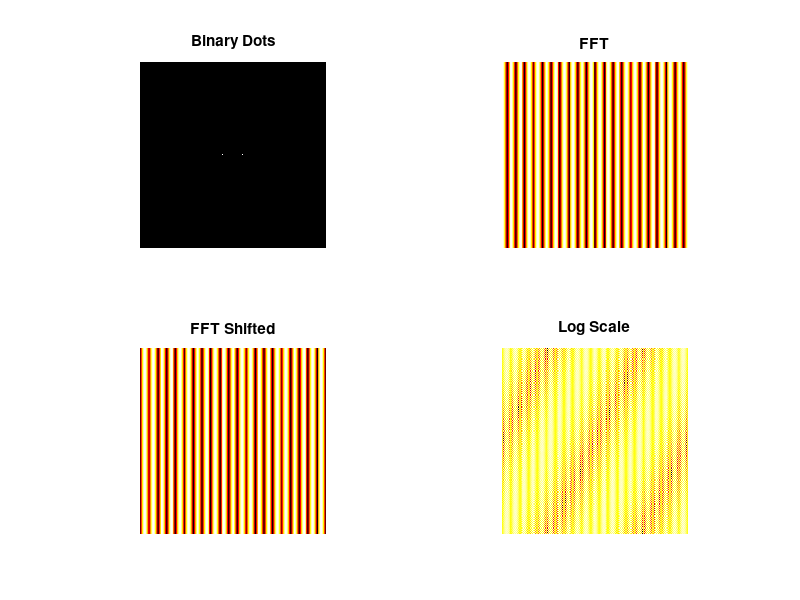

This figure's MATLAB source: (Note: this script raises an error after producing the figure.)
% binary image of 2 dots
matrix = zeros(201);
matrix(101,90) = 1;
matrix(101,111) = 1;
figure(1);
subplot(2,2,1);
imshow(matrix);
title("Binary Dots");

% FFT
FT = fft2(matrix);
subplot(2,2,2);
imagesc(abs(FT));
colormap hot;
title("FFT")
axis off;
axis equal;
axis image;

% apply fftshift
FAshifted = fftshift(FT);
subplot(2,2,3);
imagesc(abs(FAshifted))
colormap hot;
title("FFT Shifted")
axis equal;
axis off;
axis image;

% log
subplot(2,2,4);
imagesc(log(abs(FAshifted + 1)));
colormap hot;
title("Log Scale")
axis equal;
axis off;
axis image;

%% Circle Size 1

A = rgb2gray(im2double(imread("circle1.png")));
figure(2);
subplot(2,2,1);
imshow(A);
title("Circles");

% FFT
FT = fft2(A);
subplot(2,2,2);
imagesc(abs(FT));
colormap hot;
title("FFT")
axis off;
axis equal;
axis image;

% apply fftshift
FAshifted = fftshift(FT);
subplot(2,2,3);
imagesc(abs(FAshifted))
colormap hot;
title("FFT Shifted")
axis equal;
axis off;
axis image;

% log
subplot(2,2,4);
imagesc(log(abs(FAshifted + 1)));
colormap hot;
title("Log Scale")
axis equal;
axis off;
axis image;

%% Circle Size 2

A = rgb2gray(im2double(imread("circle2.png")));
figure(3);
subplot(2,2,1);
imshow(A);
title("Circles");

% FFT
FT = fft2(A);
subplot(2,2,2);
imagesc(abs(FT));
colormap hot;
title("FFT")
axis off;
axis equal;
axis image;

% apply fftshift
FAshifted = fftshift(FT);
subplot(2,2,3);
imagesc(abs(FAshifted))
colormap hot;
title("FFT Shifted")
axis equal;
axis off;
axis image;

% log
subplot(2,2,4);
imagesc(log(abs(FAshifted + 1)));
colormap hot;
title("Log Scale")
axis equal;
axis off;
axis image;

%% Circle Size 3

A = rgb2gray(im2double(imread("circle3.png")));
figure(4);
subplot(2,2,1);
imshow(A);
title("Circles");

% FFT
FT = fft2(A);
subplot(2,2,2);
imagesc(abs(FT));
colormap hot;
title("FFT")
axis off;
axis equal;
axis image;

% apply fftshift
FAshifted = fftshift(FT);
subplot(2,2,3);
imagesc(abs(FAshifted))
colormap hot;
title("FFT Shifted")
axis equal;
axis off;
axis image;

% log
subplot(2,2,4);
imagesc(log(abs(FAshifted + 1)));
colormap hot;
title("Log Scale")
axis equal;
axis off;
axis image;

%% Circle Size 4

A = rgb2gray(im2double(imread("circle4.png")));
figure(5);
subplot(2,2,1);
imshow(A);
title("Circles");

% FFT
FT = fft2(A);
subplot(2,2,2);
imagesc(abs(FT));
colormap hot;
title("FFT")
axis off;
axis equal;
axis image;

% apply fftshift
FAshifted = fftshift(FT);
subplot(2,2,3);
imagesc(abs(FAshifted))
colormap hot;
title("FFT Shifted")
axis equal;
axis off;
axis image;

% log
subplot(2,2,4);
imagesc(log(abs(FAshifted + 1)));
colormap hot;
title("Log Scale")
axis equal;
axis off;
axis image;

%% Square Size 1

A = rgb2gray(im2double(imread("square1.png")));
figure(6);
subplot(2,2,1);
imshow(A);
title("Squares");

% FFT
FT = fft2(A);
subplot(2,2,2);
imagesc(abs(FT));
colormap hot;
title("FFT")
axis off;
axis equal;
axis image;

% apply fftshift
FAshifted = fftshift(FT);
subplot(2,2,3);
imagesc(abs(FAshifted))
colormap hot;
title("FFT Shifted")
axis equal;
axis off;
axis image;

% log
subplot(2,2,4);
imagesc(log(abs(FAshifted + 1)));
colormap hot;
title("Log Scale")
axis equal;
axis off;
axis image;

%% Square Size 2

A = rgb2gray(im2double(imread("square2.png")));
figure(7);
subplot(2,2,1);
imshow(A);
title("Squares");

% FFT
FT = fft2(A);
subplot(2,2,2);
imagesc(abs(FT));
colormap hot;
title("FFT")
axis off;
axis equal;
axis image;

% apply fftshift
FAshifted = fftshift(FT);
subplot(2,2,3);
imagesc(abs(FAshifted))
colormap hot;
title("FFT Shifted")
axis equal;
axis off;
axis image;

% log
subplot(2,2,4);
imagesc(log(abs(FAshifted + 1)));
colormap hot;
title("Log Scale")
axis equal;
axis off;
axis image;

%% Square Size 3

A = rgb2gray(im2double(imread("square3.png")));
figure(8);
subplot(2,2,1);
imshow(A);
title("Squares");

% FFT
FT = fft2(A);
subplot(2,2,2);
imagesc(abs(FT));
colormap hot;
title("FFT")
axis off;
axis equal;
axis image;

% apply fftshift
FAshifted = fftshift(FT);
subplot(2,2,3);
imagesc(abs(FAshifted))
colormap hot;
title("FFT Shifted")
axis equal;
axis off;
axis image;

% log
subplot(2,2,4);
imagesc(log(abs(FAshifted + 1)));
colormap hot;
title("Log Scale")
axis equal;
axis off;
axis image;

%% Square Size 4

A = rgb2gray(im2double(imread("square4.png")));
figure(9);
subplot(2,2,1);
imshow(A);
title("Squares");

% FFT
FT = fft2(A);
subplot(2,2,2);
imagesc(abs(FT));
colormap hot;
title("FFT")
axis off;
axis equal;
axis image;

% apply fftshift
FAshifted = fftshift(FT);
subplot(2,2,3);
imagesc(abs(FAshifted))
colormap hot;
title("FFT Shifted")
axis equal;
axis off;
axis image;

% log
subplot(2,2,4);
imagesc(log(abs(FAshifted + 1)));
colormap hot;
title("Log Scale")
axis equal;
axis off;
axis image;

%% Convolution

% array pattern
A = zeros(200);
A(113,24) = 1;
A(3,81) = 1;
A(156,19) = 1;
A(63,64) = 1;
A(11,24) = 1;
A(99,12) = 1;
A(163,71) = 1;
A(10,143) = 1;
A(157,67) = 1;
A(101,78) = 1;

% square pattern
D = rgb2gray(imread("box.png"));
% convolution
tet = conv2(A,D);

figure(10);
subplot(1,3,1);
imshow(A);
title("Array Pattern");
subplot(1,3,2);
imshow(tet);
title("Convoluted")
colormap gray;
axis image;

% cross pattern
D = rgb2gray(imread("cross.png"));
% convolution
tet = conv2(A,D);

subplot(1,3,3);
imshow(tet);
title("Convoluted")
colormap gray;
axis image;

%%

% array pattern with equal spacing
A = zeros(200);
for i = [20 40 60 80 100 120 140 160 180 200]
    A(i,20) = 1
end
for i = [20 40 60 80 100 120 140 160 180 200]
    A(i,40) = 1
end
for i = [20 40 60 80 100 120 140 160 180 200]
    A(i,60) = 1
end
for i = [20 40 60 80 100 120 140 160 180 200]
    A(i,80) = 1
end
for i = [20 40 60 80 100 120 140 160 180 200]
    A(i,100) = 1
end
for i = [20 40 60 80 100 120 140 160 180 200]
    A(i,120) = 1
end
for i = [20 40 60 80 100 120 140 160 180 200]
    A(i,140) = 1
end
for i = [20 40 60 80 100 120 140 160 180 200]
    A(i,160) = 1
end
for i = [20 40 60 80 100 120 140 160 180 200]
    A(i,180) = 1
end
for i = [20 40 60 80 100 120 140 160 180 200]
    A(i,200) = 1
end

figure(11);
subplot(2,2,1);
imshow(A);
title("Array");

% FFT
FT = fft2(A);
subplot(2,2,2);
imagesc(abs(FT));
colormap hot;
title("FFT")
axis off;
axis equal;
axis image;

% apply fftshift
FAshifted = fftshift(FT);
subplot(2,2,3);
imagesc(abs(FAshifted))
colormap hot;
title("FFT Shifted")
axis equal;
axis off;
axis image;

% log
subplot(2,2,4);
imagesc(log(abs(FAshifted + 1)));
colormap hot;
title("Log Scale")
axis equal;
axis off;
axis image;

% array pattern with equal spacing
A = zeros(200);
for i = [10 20 30 40 50 60 70 80 90 100 110 120 130 140 150 160 170 180 190 200]
    A(i,20) = 1
end
for i = [10 20 30 40 50 60 70 80 90 100 110 120 130 140 150 160 170 180 190 200]
    A(i,40) = 1
end
for i = [10 20 30 40 50 60 70 80 90 100 110 120 130 140 150 160 170 180 190 200]
    A(i,60) = 1
end
for i = [10 20 30 40 50 60 70 80 90 100 110 120 130 140 150 160 170 180 190 200]
    A(i,80) = 1
end
for i = [10 20 30 40 50 60 70 80 90 100 110 120 130 140 150 160 170 180 190 200]
    A(i,100) = 1
end
for i = [10 20 30 40 50 60 70 80 90 100 110 120 130 140 150 160 170 180 190 200]
    A(i,120) = 1
end
for i = [10 20 30 40 50 60 70 80 90 100 110 120 130 140 150 160 170 180 190 200]
    A(i,140) = 1
end
for i = [10 20 30 40 50 60 70 80 90 100 110 120 130 140 150 160 170 180 190 200]
    A(i,160) = 1
end
for i = [10 20 30 40 50 60 70 80 90 100 110 120 130 140 150 160 170 180 190 200]
    A(i,180) = 1
end
for i = [10 20 30 40 50 60 70 80 90 100 110 120 130 140 150 160 170 180 190 200]
    A(i,200) = 1
end

figure(12);
subplot(2,2,1);
imshow(A);
title("Array");

% FFT
FT = fft2(A);
subplot(2,2,2);
imagesc(abs(FT));
colormap hot;
title("FFT")
axis off;
axis equal;
axis image;

% apply fftshift
FAshifted = fftshift(FT);
subplot(2,2,3);
imagesc(abs(FAshifted))
colormap hot;
title("FFT Shifted")
axis equal;
axis off;
axis image;

% log
subplot(2,2,4);
imagesc(log(abs(FAshifted + 1)));
colormap hot;
title("Log Scale")
axis equal;
axis off;
axis image;
